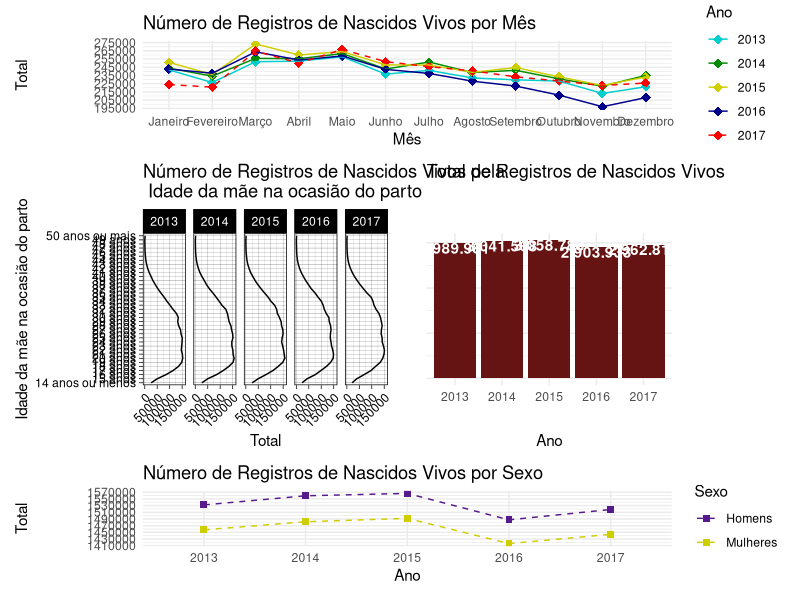
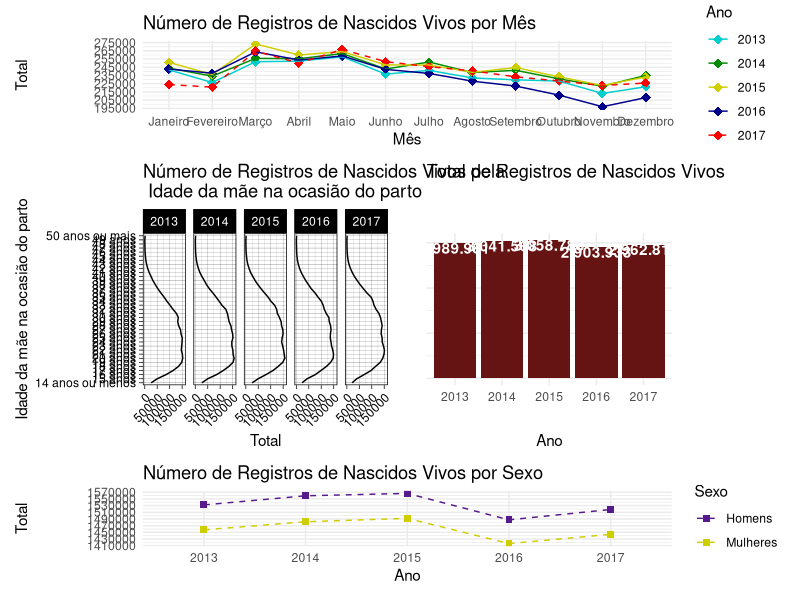

Reproduce these figures in R, in order.

library(readxl)
library(dplyr)
library(ggplot2)
library(tidyr)
library(patchwork)
library(scales)

options(scipen = 99999999)

# Import ------------------------------------------------------------------

data1 <- read_excel("data/Registro Civil.xlsx", skip = 2)
data2 <- read_excel("data/Registro Civil - 2.xlsx", skip = 2)

# Graph -------------------------------------------------------------------

## rnv = Registro de Nascidos Vivos

rnv_total <- 
  data1 %>%  
  .[1, 2:6] %>%
  gather(Ano, Total) %>% 
  mutate(Total = as.numeric(Total)) %>% 
  ggplot(aes(Ano, Total)) +
  geom_bar(fill = "#661313", stat = 'identity') +
  geom_text(aes(label = comma(Total, big.mark = ".", decimal.mark = ",")), 
            nudge_y = -99000, col = "white", fontface = "bold") +
  theme_minimal() +
  theme(axis.text.y = element_blank()) +
  labs(title = "Total de Registros de Nascidos Vivos", y = "")

rnv_sexo <-
  data1 %>% 
  .[3:4, ] %>% 
  rename("Sexo" = `Registros de nascidos vivos`) %>%
  gather(Ano, Total, -Sexo) %>% 
  mutate(Total = as.numeric(Total)) %>% 
  ggplot(aes(x = Ano, y = Total, color = Sexo)) +
  geom_point(shape = 15, size = 2) +
  geom_line(aes(group = Sexo), linetype = "dashed", size = 0.5) +
  scale_color_manual(values = c("purple4", "yellow3")) +
  scale_y_continuous(breaks = seq(1410000, 1570000, 20000)) +
  theme_minimal() +
  ggtitle("Número de Registros de Nascidos Vivos por Sexo")

rnv_idade_mae <-
  data1 %>% 
  .[c(7:50), ] %>% 
  .[-(c(8,14,20,26,32,38,44)-6), ] %>% 
  mutate_at(1, ~ ifelse(.x=="Menos de 15 anos", "14 anos ou menos", .x)) %>% 
  gather(Ano, Total, -`Registros de nascidos vivos`) %>% 
  mutate(Total = as.numeric(Total)) %>% 
  ggplot(aes(x = `Registros de nascidos vivos`, y = Total)) +
  geom_line(aes(group = Ano)) +
  facet_grid(~ Ano, switch = 'y') +
  theme_linedraw() +
  coord_flip() +
  theme(axis.text.x = element_text(angle = 45, vjust = 1, hjust = 1)) +
  labs(x = "Idade da mãe na ocasião do parto", 
       title = "Número de Registros de Nascidos Vivos pela \n Idade da mãe na ocasião do parto")

rnv_mes <-
  data2 %>% 
  .[17:28, ] %>%
  rename("mes" = `Nascidos vivos ocorridos no ano`) %>%
  mutate_at(2:6, ~ as.numeric(.x)) %>% 
  mutate(mes = factor(mes, levels = data2$`Nascidos vivos ocorridos no ano`[17:28])) %>% 
  gather(Ano, Total, -mes) %>% 
  mutate(total_percent = Total %>% round(3) %>% paste0("%")) %>% 
  ggplot(aes(mes, Total, color = Ano)) +
  geom_point(shape = 18, size = 3) +
  geom_line(aes(group = Ano, linetype = Ano), size = 0.5) +
  scale_linetype_manual(values = c(rep("solid", 4), "dashed")) +
  scale_color_manual(values = c("cyan3", "green4", "yellow3", "darkblue", "red")) +
  scale_y_continuous(breaks = seq(195000, 275000, 10000)) +
  labs(x = "Mês", title = "Número de Registros de Nascidos Vivos por Mês") +
  theme_minimal()


painel <- (rnv_mes + (rnv_idade_mae + rnv_total) + rnv_sexo + plot_layout(ncol = 1, heights = c(1, 2.2, 0.8))); painel

ggsave("img/painel_registro_civil.png", painel, width=11, height=10, scale=1, dpi="retina")
